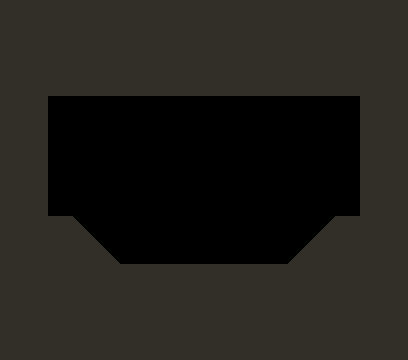

The image is a tile-based game level rendered from a .tmx file. Its description and complete source (layers, tilesets, objects, tile grids) follow:
An orthogonal 17x15 tile map with 24x24 px tiles, 1 tile layer (Tile Layer 1).

<map version="1.10" tiledversion="1.11.0" orientation="orthogonal" renderorder="right-down" width="17" height="15" tilewidth="24" tileheight="24" infinite="0" nextlayerid="2" nextobjectid="1">
 <editorsettings>
  <export target="title-screen.tmx" format="tmx" />
 </editorsettings>
 <properties>
  <property name="level-1" type="class" propertytype="game::game::MapLoad">
   <properties>
    <property name="path" type="file" value="level-1.tmx" />
    <property name="priority" type="int" value="100" />
   </properties>
  </property>
 </properties>
 <tileset firstgid="1" source="main-tileset.tsx" />
 <layer id="1" name="Tile Layer 1" width="17" height="15">
  <data encoding="csv">
1,1,1,1,1,1,1,1,1,1,1,1,1,1,1,1,1,
1,1,1,1,1,1,1,1,1,1,1,1,1,1,1,1,1,
1,1,1,1,1,1,1,1,1,1,1,1,1,1,1,1,1,
1,1,1,1,1,1,1,1,1,1,1,1,1,1,1,1,1,
1,1,0,0,0,0,0,0,0,0,0,0,0,0,0,1,1,
1,1,0,0,0,0,0,0,0,0,0,0,0,0,0,1,1,
1,1,0,0,0,0,0,0,0,0,0,0,0,0,0,1,1,
1,1,0,0,0,0,0,0,0,0,0,0,0,0,0,1,1,
1,1,0,0,0,0,0,0,0,0,0,0,0,0,0,1,1,
1,1,1,2,0,0,0,0,0,0,0,0,0,2147483650,1,1,1,
1,1,1,1,2,0,0,0,0,0,0,0,2147483650,1,1,1,1,
1,1,1,1,1,1,1,1,1,1,1,1,1,1,1,1,1,
1,1,1,1,1,1,1,1,1,1,1,1,1,1,1,1,1,
1,1,1,1,1,1,1,1,1,1,1,1,1,1,1,1,1,
1,1,1,1,1,1,1,1,1,1,1,1,1,1,1,1,1
</data>
 </layer>
</map>
